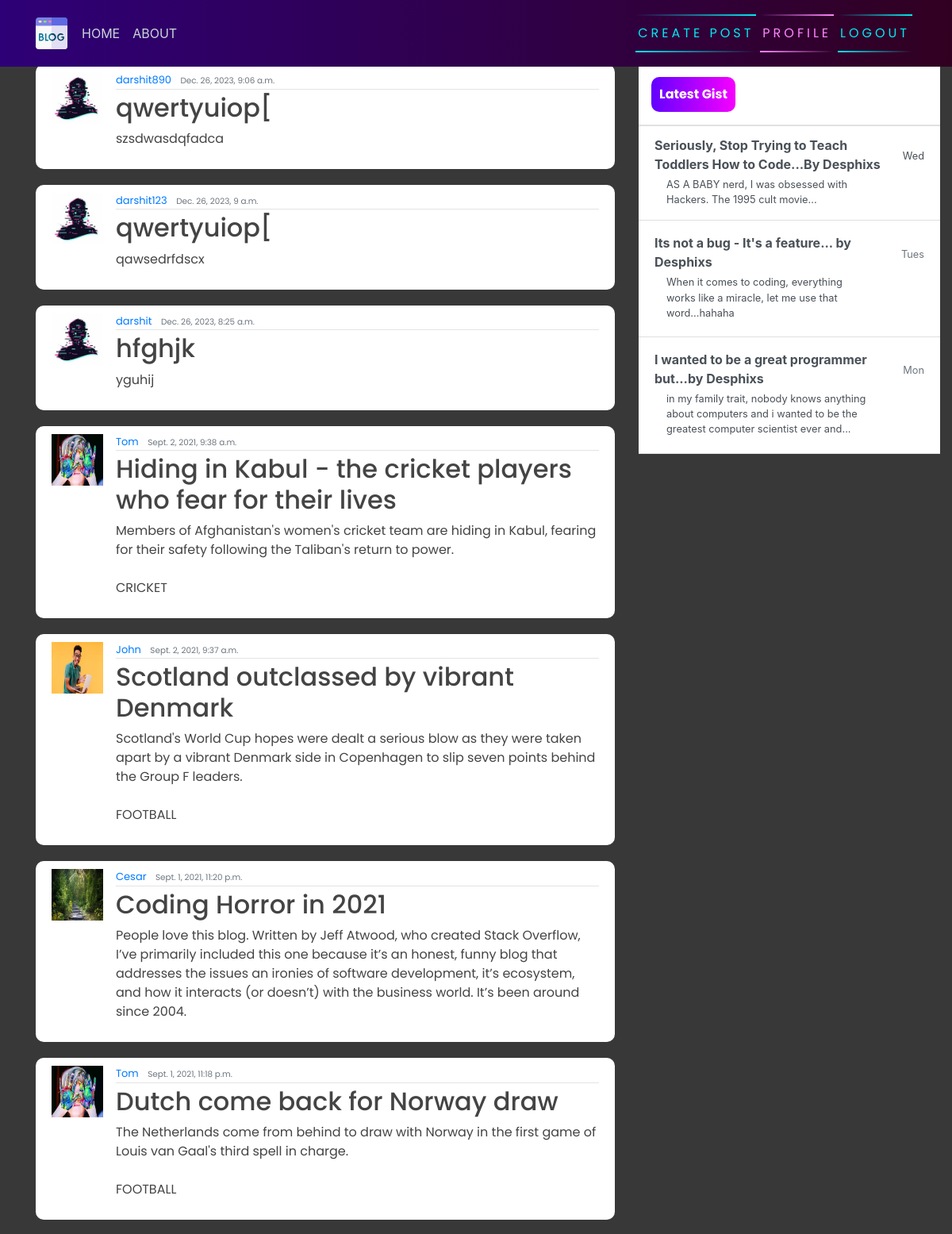
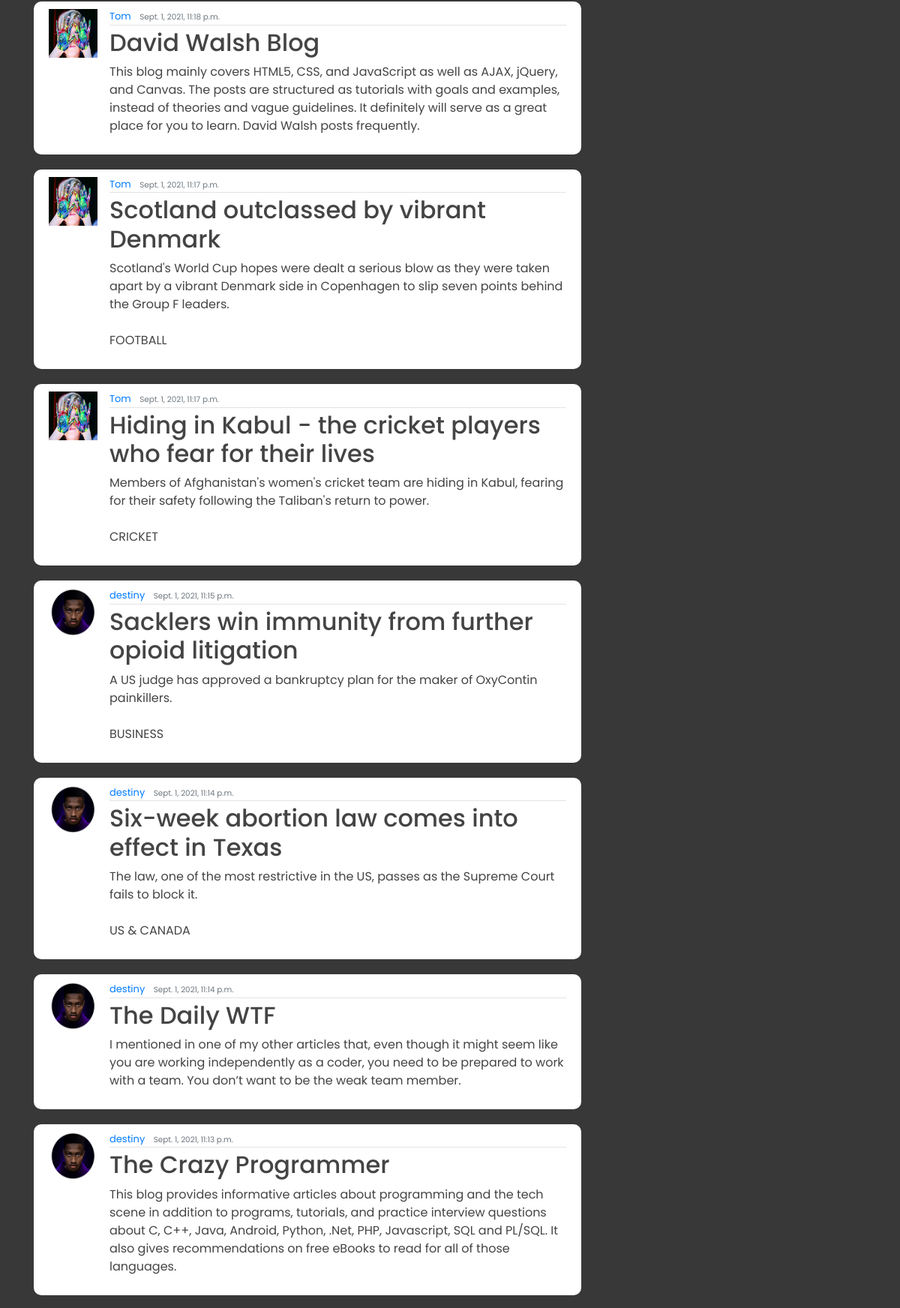
/ (signed in, upper part), run on the app's committed database (2 pictures, top to bottom).
### blog/models.py (models this page shows, shortened)
class Post(models.Model):
    title = models.CharField(max_length=200)
    content = models.TextField()
    date_posted = models.DateTimeField(default=timezone.now)
    author = models.ForeignKey(User, on_delete=models.CASCADE)

### users/models.py (models this page shows, shortened)
class Profile(models.Model):
    user = models.OneToOneField(User, on_delete=models.CASCADE)
    image = models.ImageField(default='default.jpg', upload_to='profile_pics')

### blog/views.py (the view)
# urls.py: path('', PostListView.as_view(), name="blog-home"),
class PostListView(LoginRequiredMixin, ListView):
    model = Post
    template_name = 'blog/home.html'
    context_object_name = 'posts'
    ordering = ["-date_posted"]

### blog/templates/blog/home.html
{% extends 'blog/base.html' %}
{% block content %}
    {% for posts in posts %}
        <article class="media content-section">
            <img class="rounded-cirlce article-img" src="{{ posts.author.profile.image.url }}" alt="">
            <div class="media-body">
              <div class="article-metadata">
                <a class="mr-2" href="#">{{ posts.author }}</a>
                <small class="text-muted">{{ posts.date_posted }}</small>
              </div>
              <h2><a class="article-title" href="{% url 'blog-detail' posts.id %}">{{ posts.title }}</a></h2>
              <p class="article-content">{{ posts.content }}</p>
            </div>
            <br>
          </article>
    {% endfor  %}
{% endblock content %}

### blog/templates/blog/base.html (shortened to what this page needs)
{% load static %}
<!DOCTYPE html>
<html>
<head>
    <link rel="stylesheet" href="https://maxcdn.bootstrapcdn.com/bootstrap/4.0.0/css/bootstrap.min.css">
    <link rel="stylesheet" href="{% static 'blog/main.css' %}">
</head>
<body>
    <header class="site-header">
      <nav class="navbar navbar-expand-md navbar-dark bg-steel fixed-top">
        <div class="container">
          <div class="collapse navbar-collapse" id="navbarToggle">
            <div class="navbar-nav mr-auto">
                {% if user.is_authenticated %}
              <a class="nav-item nav-link" href="{% url 'blog-home' %}">HOME</a>
              <a class="nav-item nav-link" href="{% url 'blog-about' %}">ABOUT</a>
            </div>
            <div class="navbar-nav">
                <a href="{% url 'blog-new' %}" id="auth-links">
                <span></span>
                <span></span>
                Create Post
            </a>
                <a href="{% url 'profile' %}" id="auth-links">
                <span></span>
                <span></span>
                Profile
            </a>
                <a href="{% url 'logout' %}" id="auth-links">
                <span></span>
                <span></span>
                Logout
            </a>
                {% endif %}
            </div>
          </div>
        </div>
      </nav>
    </header>
    <main role="main" class="container">
      <div class="row">
          <div class="col-md-8">
          </div>
        <div class="col-md-8">
           {% block content %}{% endblock %}
        </div>
        <div class="col-md-4">
          <div class="content-sectionw">
            <div class="d-flex flex-column align-items-stretch flex-shrink-0 bg-white" style="width: 380px;" style="padding-top: 120px;">
                <a id="list-group" style="text-decoration: none;" href="" class="d-flex align-items-center flex-shrink-0 p-3 link-dark text-decoration-none border-bottom">
                  <span class="fs-5 fw-semibold" id="gist-btn">Latest Gist</span>
                </a>
                <div class="list-group list-group-flush border-bottom scrollarea">
                  <a href="#" class="list-group-item list-group-item-action  lh-tight" aria-current="true">
                    <div class="d-flex w-100 align-items-center justify-content-between">
                      <strong class="mb-1">Seriously, Stop Trying to Teach Toddlers How to Code...By Desphixs
                    </strong>
                      <small>Wed</small>
                    </div>
                    <div class="col-10 mb-1 small">AS A BABY nerd, I was obsessed with Hackers. The 1995 cult movie... </div>
                  </a>
                  <a href="#" class="list-group-item list-group-item-action py-3 lh-tight">
                    <div class="d-flex w-100 align-items-center justify-content-between">
                      <strong class="mb-1">Its not a bug - It's a feature... by Desphixs</strong>
                      <small class="text-muted">Tues</small>
                    </div>
                    <div class="col-10 mb-1 small">When it comes to coding, everything works like a miracle, let me use that word...hahaha</div>
                  </a>
                  <a href="#" class="list-group-item list-group-item-action py-3 lh-tight">
                    <div class="d-flex w-100 align-items-center justify-content-between">
                      <strong class="mb-1">I wanted to be a great programmer but...by Desphixs</strong>
                      <small class="text-muted">Mon</small>
                    </div>
                    <div class="col-10 mb-1 small">in my family trait, nobody knows anything about computers and i wanted to be the greatest computer scientist ever and...</div>
                  </a>
                </div>
              </div>
          </div>
        </div>
      </div>
    </main>
</body>
</html>

### blog/static/blog/main.css (style rules this page uses)
body { background-color: rgb(56, 56, 56); margin-top: 5rem; background-size: contain; background-repeat: no-repeat; }
h1, h2, h3, h4, h5, h6, p { color: #444444; font-family: 'Poppins', sans-serif; }
.bg-steel { background: linear-gradient(270deg, rgb(49, 0, 33) 0%, rgb(46, 0, 119) 100%); }
.site-header .navbar-nav .nav-link { color: #cbd5db; }
.content-section { background: #ffffff; padding: 10px 20px; border-radius: 10px; margin-bottom: 20px; }
.article-title { color: #444444; }
.article-content { white-space: pre-line; }
.article-img { height: 65px; width: 65px; margin-right: 16px; }
.article-metadata { font-family: 'Poppins', sans-serif; padding-bottom: 1px; margin-bottom: 4px; font-size: 13px; border-bottom: 1px solid #e3e3e3 }
svg { width: 50px; height: 50px; }
#auth-links { font-family: 'Poppins', sans-serif; position: relative; display: inline-block; padding: 12px 3px; margin: 10px 0; color: #03e9f4; text-decoration: none; text-transform: uppercase; transition: 0.5s; letter-spacing: 4px; overflow: hidden; margin-right: 5px; }
#auth-links:nth-child(2) { filter: hue-rotate(110deg); }
#auth-links span { position: absolute; display: block; }
#auth-links span:nth-child(1) { top: 0; left: 0; width: 100%; height: 2px; background: linear-gradient(90deg,transparent,#03e9f4); animation: animate1 1s linear infinite; }
#auth-links span:nth-child(3) { bottom: 0; right: 0; width: 100%; height: 2px; background: linear-gradient(270deg,transparent,#03e9f4); animation: animate3 1s linear infinite; animation-delay: 0.50s; }
#gist-btn { color: black; background: linear-gradient(270deg, rgb(247, 0, 255) 0%, rgb(98, 0, 255) 100%); padding: 10px; color: white; font-family: 'Poppins', sans-serif; font-weight: bold; border-radius: 10px; }

### data on the page
Post: author.profile.image (placeholder picture), author "darshit890", date_posted "Dec. 26, 2023, 9:06 a.m.", title "qwertyuiop[", content "szsdwasdqfadca"
Post: author.profile.image (placeholder picture), author "darshit123", date_posted "Dec. 26, 2023, 9 a.m.", title "qwertyuiop[", content "qawsedrfdscx"
Post: author.profile.image (placeholder picture), author "darshit", date_posted "Dec. 26, 2023, 8:25 a.m.", title "hfghjk", content "yguhij"
Post: author.profile.image (picture), author "Tom", date_posted "Sept. 2, 2021, 9:38 a.m.", title "Hiding in Kabul - the cricket players who fear for their lives", content "Members of Afghanistan's women's cricket team are hiding in Kabul, fearing for their safety following the Taliban's return to power. CRICKET"
Post: author.profile.image (picture), author "John", date_posted "Sept. 2, 2021, 9:37 a.m.", title "Scotland outclassed by vibrant Denmark", content "Scotland's World Cup hopes were dealt a serious blow as they were taken apart by a vibrant Denmark side in Copenhagen to slip seven points behind the Group F leaders. FOOTBALL"
Post: author.profile.image (picture), author "Cesar", date_posted "Sept. 1, 2021, 11:20 p.m.", title "Coding Horror in 2021", content "People love this blog. Written by Jeff Atwood, who created Stack Overflow, I’ve primarily included this one because it’s an honest, funny blog that addresses the issues an ironies of software development, it’s ecosystem, and how it interacts (or doesn’t) with the business world. It’s been around since 2004."
Post: author.profile.image (picture), author "Tom", date_posted "Sept. 1, 2021, 11:18 p.m.", title "Dutch come back for Norway draw", content "The Netherlands come from behind to draw with Norway in the first game of Louis van Gaal's third spell in charge. FOOTBALL"
Post: author.profile.image (picture), author "Tom", date_posted "Sept. 1, 2021, 11:18 p.m.", title "David Walsh Blog", content "This blog mainly covers HTML5, CSS, and JavaScript as well as AJAX, jQuery, and Canvas. The posts are structured as tutorials with goals and examples, instead of theories and vague guidelines. It definitely will serve as a great place for you to learn. David Walsh posts frequently."
Post: author.profile.image (picture), author "Tom", date_posted "Sept. 1, 2021, 11:17 p.m.", title "Scotland outclassed by vibrant Denmark", content "Scotland's World Cup hopes were dealt a serious blow as they were taken apart by a vibrant Denmark side in Copenhagen to slip seven points behind the Group F leaders. FOOTBALL"
Post: author.profile.image (picture), author "Tom", date_posted "Sept. 1, 2021, 11:17 p.m.", title "Hiding in Kabul - the cricket players who fear for their lives", content "Members of Afghanistan's women's cricket team are hiding in Kabul, fearing for their safety following the Taliban's return to power. CRICKET"
Post: author.profile.image (picture), author "destiny", date_posted "Sept. 1, 2021, 11:15 p.m.", title "Sacklers win immunity from further opioid litigation", content "A US judge has approved a bankruptcy plan for the maker of OxyContin painkillers. BUSINESS"
Post: author.profile.image (picture), author "destiny", date_posted "Sept. 1, 2021, 11:14 p.m.", title "Six-week abortion law comes into effect in Texas", content "The law, one of the most restrictive in the US, passes as the Supreme Court fails to block it. US & CANADA"
Post: author.profile.image (picture), author "destiny", date_posted "Sept. 1, 2021, 11:14 p.m.", title "The Daily WTF", content "I mentioned in one of my other articles that, even though it might seem like you are working independently as a coder, you need to be prepared to work with a team. You don’t want to be the weak team member."
Post: author.profile.image (picture), author "destiny", date_posted "Sept. 1, 2021, 11:13 p.m.", title "The Crazy Programmer", content "This blog provides informative articles about programming and the tech scene in addition to programs, tutorials, and practice interview questions about C, C++, Java, Android, Python, .Net, PHP, Javascript, SQL and PL/SQL. It also gives recommendations on free eBooks to read for all of those languages."
